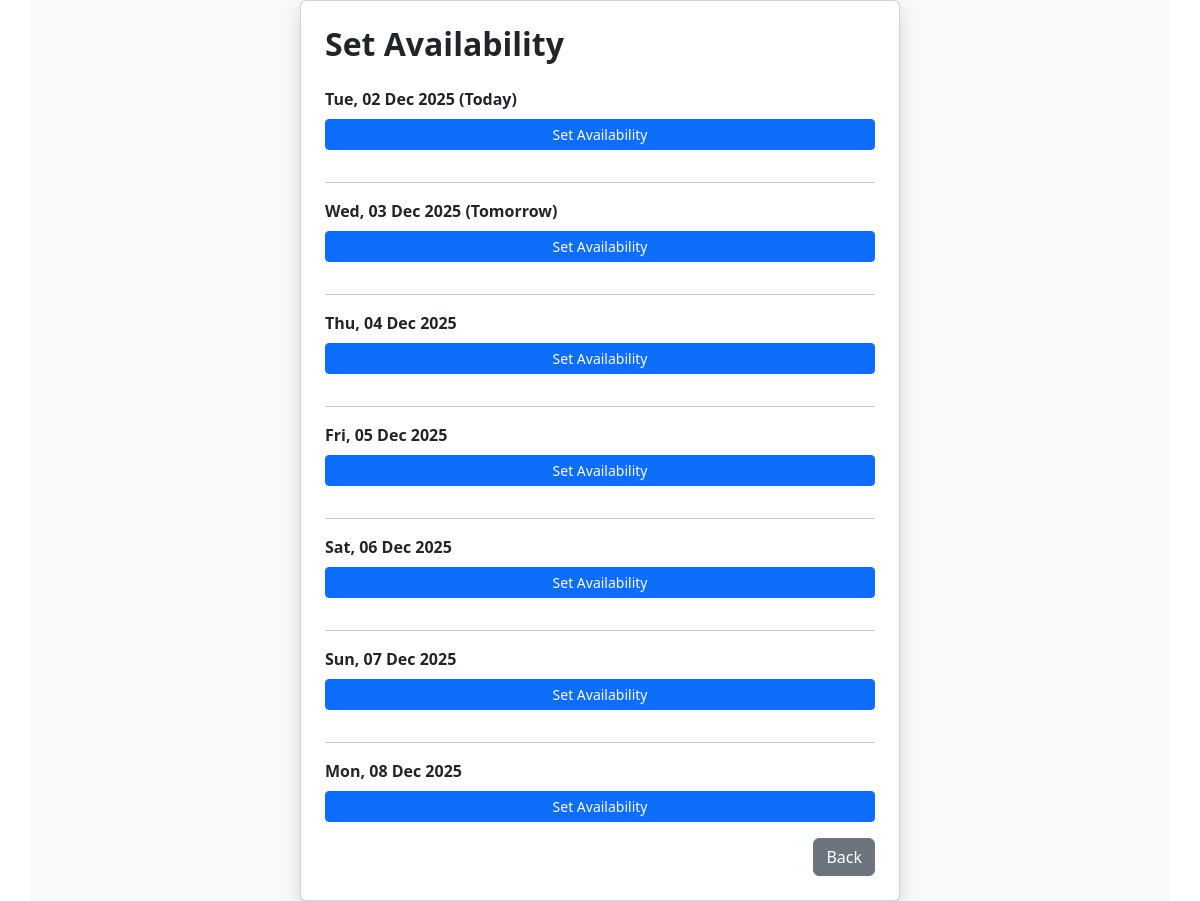
The page /doc_availability (signed in) on the database as committed earlier.
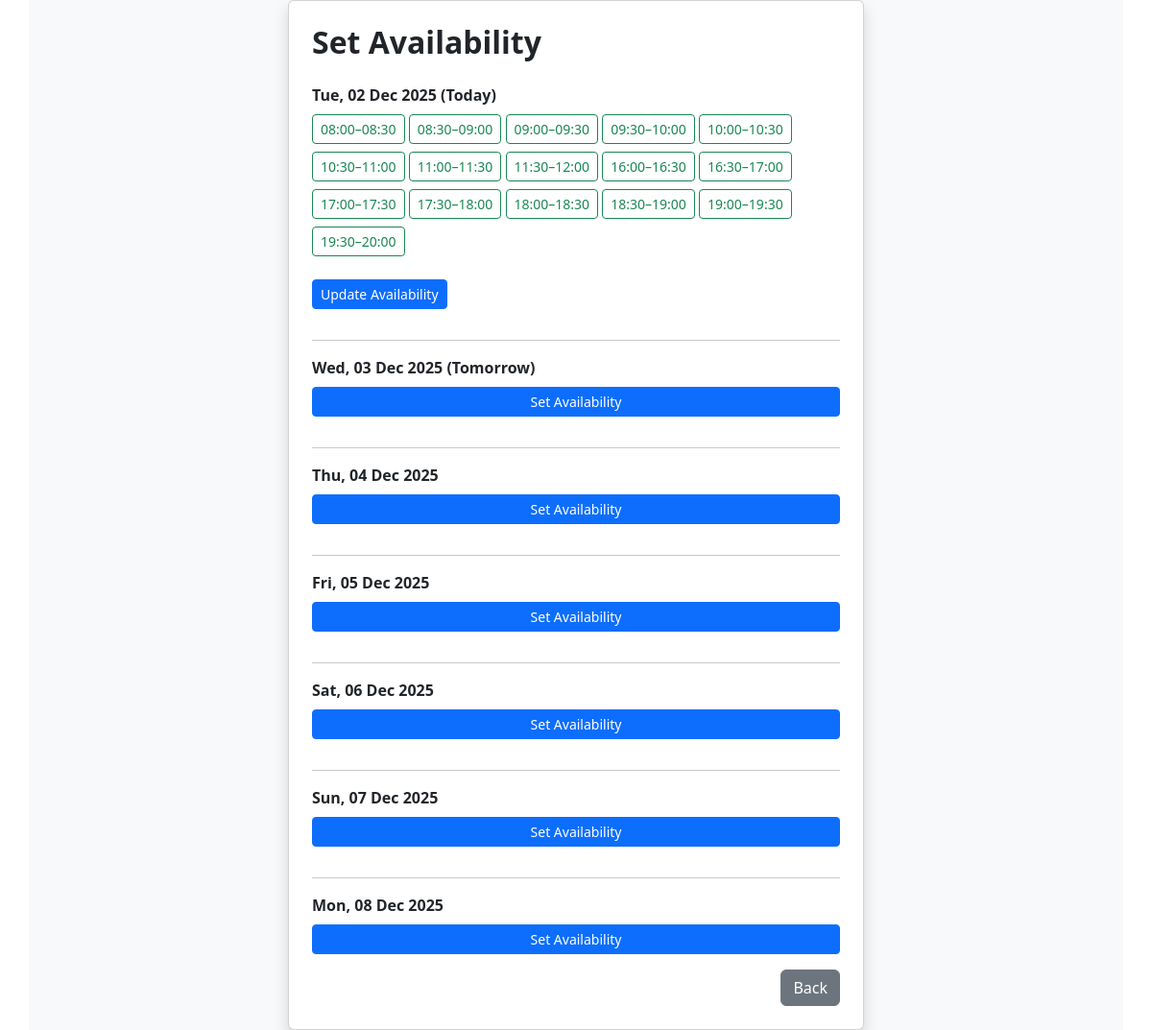
The same page on the database as committed later.
### backend/models.py (models this page shows)
class Doctor_Availability(db.Model):
    __tablename__="doctor_availability"
    id = db.Column(db.Integer, primary_key = True, autoincrement = True)
    doctor_id = db.Column(db.Integer, db.ForeignKey("doctor.id"), nullable=False)
    date = db.Column(db.Date, nullable=False, index=True)
    start_time = db.Column(db.Time, nullable=False)
    end_time = db.Column(db.Time, nullable=False)
    is_active=db.Column(db.Boolean,nullable=False)
    appointments = db.relationship("Appointment",backref="booked_slot",cascade="all, delete-orphan")

### backend/routes.py (the view)
@app.route("/doc_availability")
def weekly_availability():
    doctor_id = current_user.id
    today = date.today()
    dates = [today + timedelta(days=i) for i in range(7)]
    slots_by_date = {d: [] for d in dates}
    all_slots = Doctor_Availability.query.filter(
        Doctor_Availability.doctor_id == doctor_id,
        Doctor_Availability.date.in_(dates)
    ).order_by(Doctor_Availability.date,
               Doctor_Availability.start_time).all()
    for slot in all_slots:
        slots_by_date[slot.date].append(slot)
    return render_template("doctor/doctor_availability.html", dates=dates,slots_by_date=slots_by_date)

### app.py (called while the page is built)
def create_app():
    app = Flask(__name__)
    app.config["SQLALCHEMY_DATABASE_URI"] = "sqlite:///mydb.sqlite3"
    db.init_app(app)
    app.config["SECRET_KEY"] = "mysecretkey"
    loginmanager=LoginManager(app)
    @loginmanager.user_loader
    def load_user(email):
        obj=db.session.query(Doctor).filter_by(email=email).first() or db.session.query(Patient).filter_by(email=email).first() or db.session.query(Admin).filter_by(email=email).first()
        return obj
    app.app_context().push()
    return app

### backend/models.py (called while the page is built)
    @property
    def is_active(self):
        return self.status

### backend/routes.py (called while the page is built)
@app.before_request
def inactive_users():
    msg = None
    if not current_user.is_authenticated and request.endpoint != "login" and request.endpoint!="register" and request.endpoint!="home":
        if(current_user.is_active == False):
            msg = "You are not allowed to access the application. Please contact administrator."
        logout_user()
        return redirect(url_for("login", msg=msg))

### templates/doctor/doctor_availability.html (shortened to what this page needs)
<!DOCTYPE html>
<html lang="en">
<head>
    <link href="https://cdn.jsdelivr.net/npm/bootstrap@5.3.8/dist/css/bootstrap.min.css" rel="stylesheet"
>
    <link rel="stylesheet" href="https://cdn.jsdelivr.net/npm/bootstrap-icons@1.13.1/font/bootstrap-icons.min.css">
</head>
<body>
    <div class="container min-vh-100 d-flex justify-content-center align-items-center bg-light">
        <div class="card shadow p-4" style="width: 600px;">
            <h2 class="mb-4 fw-bold">Set Availability</h2>
            {% for d in dates %}
            <div class="fw-bold mb-2">
                {{ d.strftime("%a, %d %b %Y") }}
                {% if loop.index0 == 0 %}
                (Today)
                {% elif loop.index0 == 1 %}
                (Tomorrow)
                {% endif %}
            </div>
            {% if slots_by_date[d] %}
            <div class="mb-3">
                {% for slot in slots_by_date[d] %}
                <a href="/toggle-slot?slot_id={{ slot.id }}" class="btn {% if slot.is_active %} btn-outline-success btn-sm mb-2 {% else %} btn-outline-danger btn-sm mb-2 {% endif %}">
                    {{ slot.start_time.strftime("%H:%M") }}–{{ slot.end_time.strftime("%H:%M") }}
                </a>
                {% endfor %}
            </div>
            <div>
                <a href="/set_availability?date={{ d.isoformat() }}" class="btn btn-primary btn-sm mb-3">
                    Update Availability
                </a>
            </div>
            {% else %}
            <a href="/set_availability?date={{ d.isoformat() }}" class="btn btn-primary btn-sm mb-3">
                Set Availability
            </a>
            {% endif %}
            {% if not loop.last %}
            <hr class="my-3">
            {% endif %}
            {% endfor %}
            <div class="text-end">
                <a href="/dashboard/doc" class="btn btn-secondary" type="button">Back</a>
            </div>
        </div>
    </div>
</body>
</html>

Rows that differ between the two databases and show on the page:
added Doctor_Availability: start_time "08:00", end_time "08:30"
added Doctor_Availability: start_time "08:30", end_time "09:00"
added Doctor_Availability: start_time "09:00", end_time "09:30"
added Doctor_Availability: start_time "09:30", end_time "10:00"
added Doctor_Availability: start_time "10:00", end_time "10:30"
added Doctor_Availability: start_time "10:30", end_time "11:00"
added Doctor_Availability: start_time "11:00", end_time "11:30"
added Doctor_Availability: start_time "11:30", end_time "12:00"
added Doctor_Availability: start_time "16:00", end_time "16:30"
added Doctor_Availability: start_time "16:30", end_time "17:00"
added Doctor_Availability: start_time "17:00", end_time "17:30"
added Doctor_Availability: start_time "17:30", end_time "18:00"
added Doctor_Availability: start_time "18:00", end_time "18:30"
added Doctor_Availability: start_time "18:30", end_time "19:00"
added Doctor_Availability: start_time "19:00", end_time "19:30"
added Doctor_Availability: start_time "19:30", end_time "20:00"
Other text that changed with them:
list line gone: "Set Availability"
new list line: "Update Availability"
